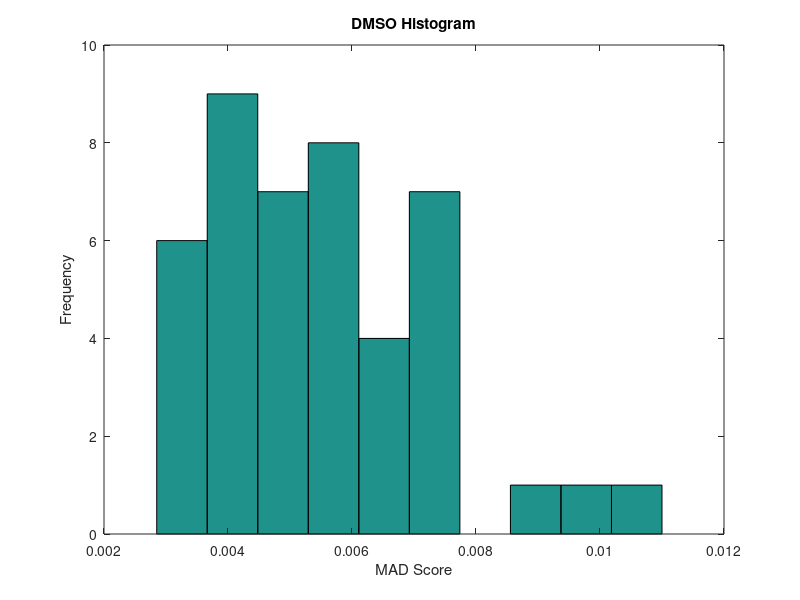
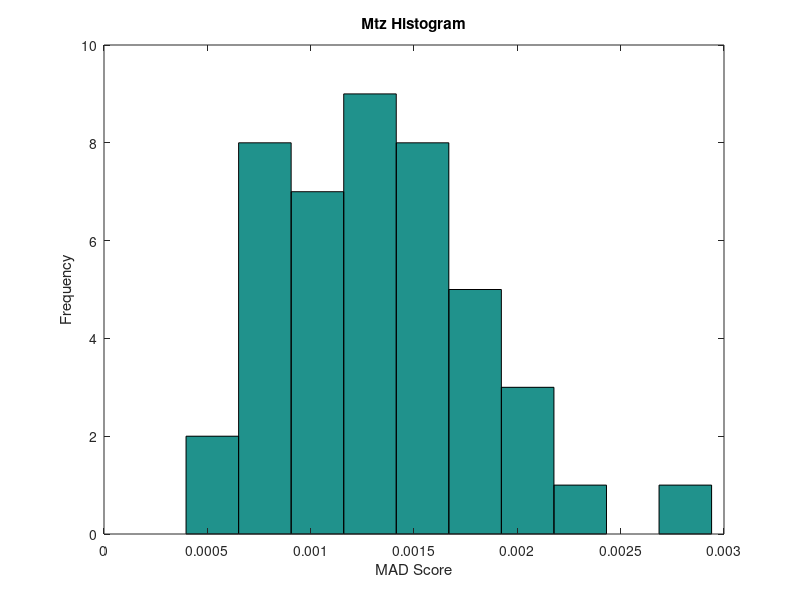
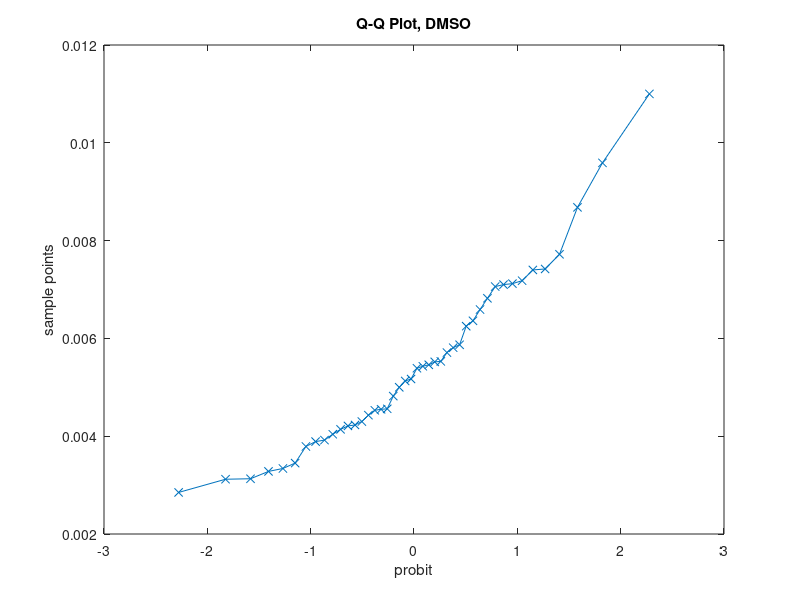
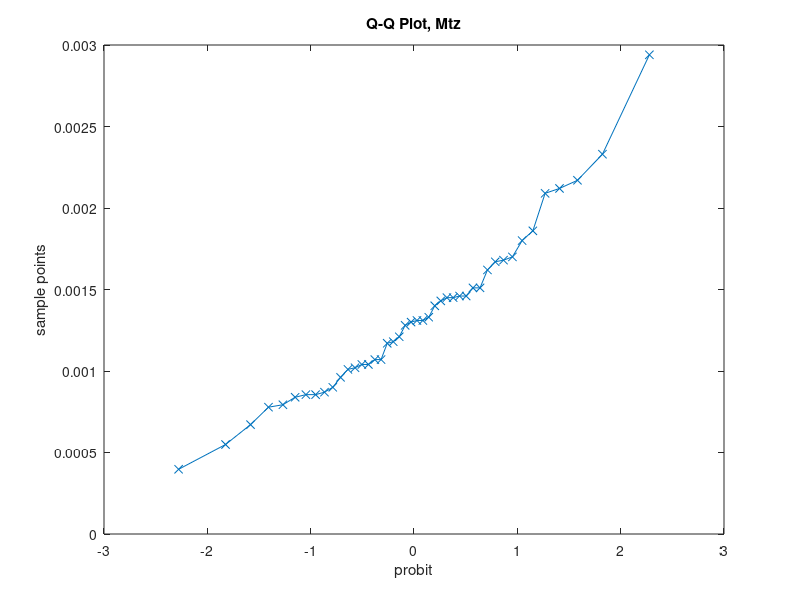

These figures' MATLAB source, in order:
pos_ctrl = [4.55E-03	3.92E-03	5.17E-03	3.34E-03	4.23E-03	8.68E-03	5.39E-03	5.13E-03	7.18E-03	4.21E-03	4.30E-03	4.56E-03	7.40E-03	4.53E-03	7.42E-03	5.00E-03	7.12E-03	5.71E-03	6.36E-03	4.43E-03	7.06E-03	3.89E-03	5.53E-03	5.52E-03	5.87E-03	7.10E-03	6.82E-03	9.59E-03	3.79E-03	3.28E-03	4.82E-03	5.46E-03	7.72E-03	4.04E-03	3.45E-03	4.14E-03	2.85E-03	5.81E-03	5.43E-03	3.12E-03	1.10E-02	3.13E-03	6.25E-03	6.59E-03];
neg_ctrl = [1.21E-03	1.18E-03	1.86E-03	1.67E-03	1.31E-03	8.39E-04	1.43E-03	7.93E-04	1.70E-03	2.17E-03	2.33E-03	8.70E-04	1.07E-03	1.62E-03	2.12E-03	1.28E-03	1.30E-03	1.04E-03	1.07E-03	1.80E-03	1.46E-03	1.31E-03	7.78E-04	6.71E-04	1.45E-03	1.01E-03	3.97E-04	1.45E-03	5.49E-04	9.61E-04	8.55E-04	8.55E-04	1.46E-03	1.51E-03	2.94E-03	2.09E-03	9.00E-04	1.02E-03	1.17E-03	1.51E-03	1.68E-03	1.33E-03	1.04E-03	1.40E-03];

figure();hist(pos_ctrl);title('DMSO Histogram');ylabel('Frequency');
xlabel('MAD Score');

figure();hist(neg_ctrl);title('Mtz Histogram');ylabel('Frequency');
xlabel('MAD Score');

figure();qqplot(pos_ctrl);title('Q-Q Plot, DMSO');
figure();qqplot(neg_ctrl);title('Q-Q Plot, Mtz');